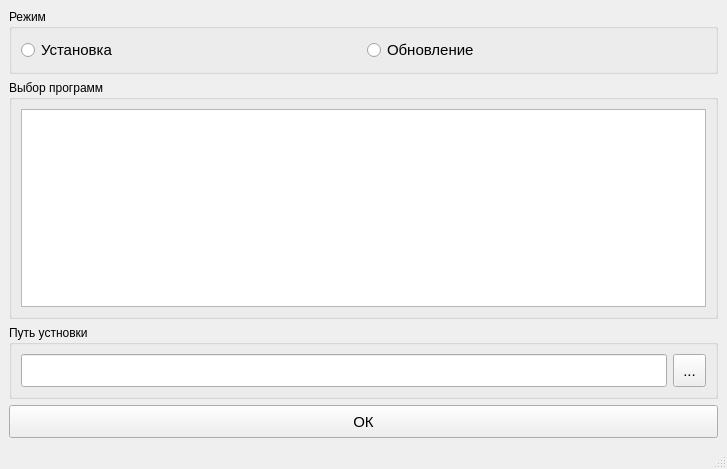
<?xml version="1.0" encoding="UTF-8"?>
<ui version="4.0">
 <class>MainWindow</class>
 <widget class="QMainWindow" name="MainWindow">
  <property name="geometry">
   <rect>
    <x>0</x>
    <y>0</y>
    <width>727</width>
    <height>469</height>
   </rect>
  </property>
  <property name="windowTitle">
   <string>MainWindow</string>
  </property>
  <widget class="QWidget" name="centralwidget">
   <layout class="QVBoxLayout" name="verticalLayout">
    <item>
     <widget class="QGroupBox" name="groupBox">
      <property name="title">
       <string>Режим</string>
      </property>
      <layout class="QHBoxLayout" name="horizontalLayout">
       <item>
        <widget class="QRadioButton" name="rbtn_ust">
         <property name="font">
          <font>
           <pointsize>11</pointsize>
          </font>
         </property>
         <property name="text">
          <string>Установка</string>
         </property>
        </widget>
       </item>
       <item>
        <widget class="QRadioButton" name="rbtn_reload">
         <property name="font">
          <font>
           <pointsize>11</pointsize>
          </font>
         </property>
         <property name="text">
          <string>Обновление</string>
         </property>
        </widget>
       </item>
      </layout>
     </widget>
    </item>
    <item>
     <widget class="QGroupBox" name="groupBox_2">
      <property name="title">
       <string>Выбор программ</string>
      </property>
      <layout class="QVBoxLayout" name="verticalLayout_2">
       <item>
        <widget class="QTableWidget" name="tbl_spis_prog"/>
       </item>
      </layout>
     </widget>
    </item>
    <item>
     <widget class="QGroupBox" name="groupBox_3">
      <property name="title">
       <string>Путь устновки</string>
      </property>
      <layout class="QHBoxLayout" name="horizontalLayout_2">
       <item>
        <widget class="QLineEdit" name="le_putust">
         <property name="minimumSize">
          <size>
           <width>0</width>
           <height>33</height>
          </size>
         </property>
         <property name="font">
          <font>
           <pointsize>11</pointsize>
          </font>
         </property>
        </widget>
       </item>
       <item>
        <widget class="QToolButton" name="btn_tool">
         <property name="minimumSize">
          <size>
           <width>33</width>
           <height>33</height>
          </size>
         </property>
         <property name="font">
          <font>
           <pointsize>11</pointsize>
          </font>
         </property>
         <property name="text">
          <string>...</string>
         </property>
        </widget>
       </item>
      </layout>
     </widget>
    </item>
    <item>
     <widget class="QPushButton" name="btn_ok">
      <property name="minimumSize">
       <size>
        <width>0</width>
        <height>33</height>
       </size>
      </property>
      <property name="font">
       <font>
        <pointsize>11</pointsize>
       </font>
      </property>
      <property name="text">
       <string>ОК</string>
      </property>
     </widget>
    </item>
   </layout>
  </widget>
  <widget class="QMenuBar" name="menubar">
   <property name="geometry">
    <rect>
     <x>0</x>
     <y>0</y>
     <width>727</width>
     <height>21</height>
    </rect>
   </property>
  </widget>
  <widget class="QStatusBar" name="statusbar"/>
 </widget>
 <resources/>
 <connections/>
</ui>
